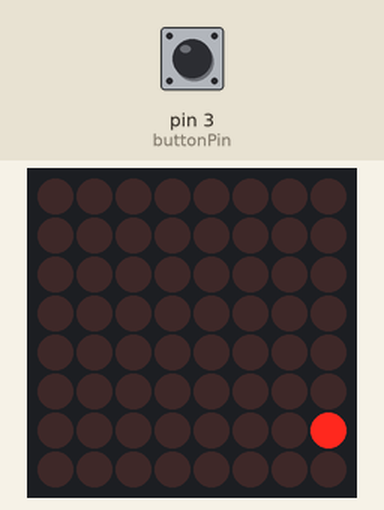
This sketch was run on a simulated Arduino Uno, built with avr-gcc and run on an emulated ATmega328P. On the bench: 8×8 LED matrix. The inputs (shaded band) are chosen by the test bench; at power-on: pin 3 (buttonPin) LOW. Random numbers use the default seed unless the sketch sets one.

Above: at 1.2 s.
1.3 s: pin 3 (buttonPin) pulled HIGH for 1 s
At 2.28 s:
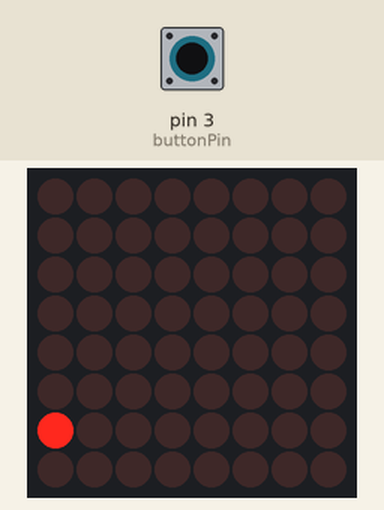
3.8 s: pin 3 (buttonPin) pulled HIGH for 0.15 s
At 3.96 s:
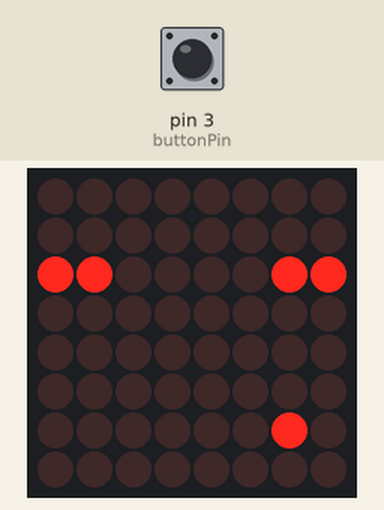
6.6 s: pin 3 (buttonPin) pulled HIGH for 3.2 s
At 9.7 s:
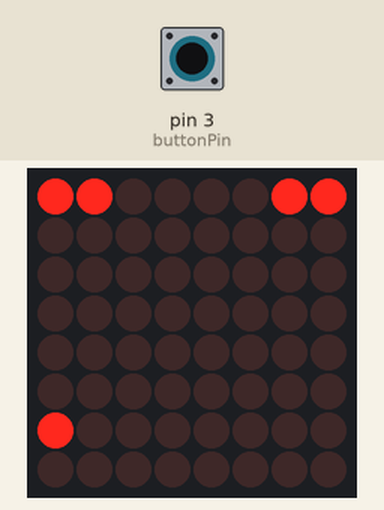
11.7 s: pin 3 (buttonPin) pulled HIGH for 0.15 s
At 11.87 s:
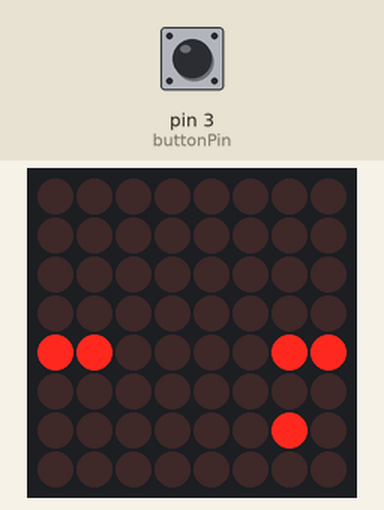
13.5 s: pin 3 (buttonPin) pulled HIGH for 3.2 s
At 16.0 s:
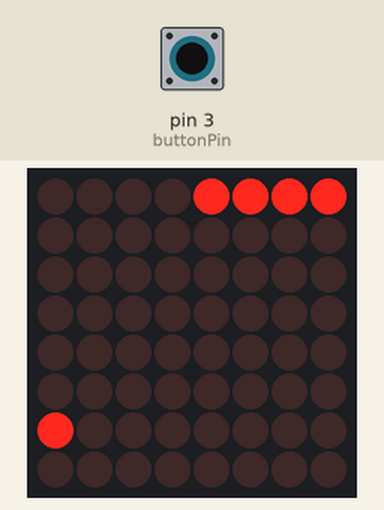
18.3 s: pin 3 (buttonPin) pulled HIGH for 1 s
At 23.4 s:
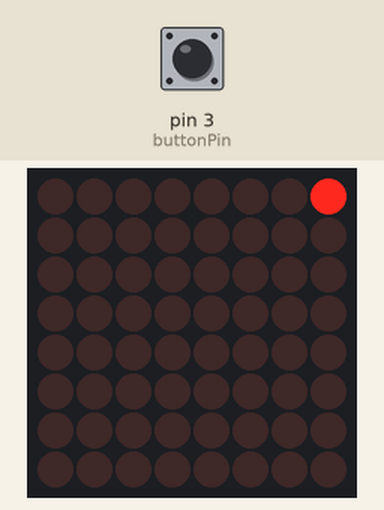

The sketch:

FlappyBird.ino
```cpp
#include "LedControl.h"
#include <arduino-timer.h>

int buttonState = 0;

int buttonPin = 3;
int rows = 8;

int DIN = 10;
int CS =  11;
int CLK = 12;

int randNum = 0;
int address = 0;
int counter = 0;
byte state[8] = {0x00, 0x00, 0x00, 0x00, 0x00, 0x00, 0x00, 0x00};
float birdPosition = 0;
float gravity = 0.1;

int score = 0;

boolean gameOver = false;

// The LED Matrix object
LedControl lc = LedControl(DIN,CLK,CS,1);
auto timer = timer_create_default();

void setup() {
  // Sets pins for button inputs
  pinMode(buttonPin, INPUT);
randomSeed(analogRead(0));
Serial.begin(9600);
 /*
   The MAX72XX is in power-saving mode on startup,
   we have to do a wakeup call
   */
  lc.shutdown(address,false);
  /* Set the brightness to a medium values */
  lc.setIntensity(address,8);
  /* and clear the display */
  lc.clearDisplay(address);

  timer.every(500, shiftScreen);
  timer.every(50, displayScreen);

}

byte generateBar(){
  randNum = random(0,6);
  byte newColumn = B00000000;

  for(int i = 0; i < rows; i++){
    newColumn = newColumn << 1;
    if(i < randNum || i > randNum + 3){
     newColumn++;

    }

  }
  return newColumn;
}
int count = 0;
void shiftScreen(){
   count = (count + 1)%5;
   for(int i = rows - 1; i > 0; i--){
    state[i] = state[i-1];
  }
  if(count == 0){
    state[0] = generateBar();
    score++;
  }
   else {
    state[0] = B00000000;
   }
}

void displayScreen(){
 if(!gameOver){
  for(int i = 0; i < rows; i++){
    lc.setRow(address, i, state[i]);
  }


  lc.setRow(address, 6,combinedRow(state[6], birdRow()));
}
  delay(100);
}

void setAll(byte input){
   for(int i = 0; i < 10; i++){
      lc.setRow(address, i, input);
   }
}

void restartGame(){
  timer.every(500, shiftScreen);
  timer.every(50, displayScreen);

  for(int i = 0; i < 8; i++){
    state[i] = 0x00;
  }
}

byte combinedRow(byte b1, byte b2){
  byte x = B00000000;
  for(int i = 7; i >= 0; i--){
    x = x << 1;
    if(bitRead(b1,i) == 1 && bitRead(b2,i) == 1){
      timer.cancel();
      gameOver = true;

      for(int i = 0; i < 10; i++){
        if(i % 2==0){
          setAll(0xFF);
        } else {
          setAll(0x00);
        }
        delay(150);
      }
      x = 0x00;

      displayScore(score);
      score = 0;
    }
    else if(bitRead(b1,i) == 1 || bitRead(b2,i) == 1){

      x = x + B00000001;
    }

  }
  return x;
}
void displayScore(int score){
  score -=2;
  int rowNum = score / 8;
  int rem = score % 8;

  setAll(0x00);

  for(int i = 0; i < rowNum; i++){
    lc.setRow(address, i, 0xFF);
  }

  byte x = 0x00;
  for(int i = 0; i < rem; i++){
    x = (x << 1) + 1;
  }

  lc.setRow(address,rowNum, x);
  delay(100);


}
byte birdRow(){
  if(birdPosition >=7) return B10000000;
  if(birdPosition <=0) return B00000001;

  return B00000001 << (int)birdPosition;
}

void updateBirdPosition(){
  if(buttonState == LOW){

    if(birdPosition <= 0){
     birdPosition = 0;

    }else {
      birdPosition -= (6*gravity);
    }

  } else{
    if(birdPosition > 7){
      birdPosition = 7;
    } else {
     birdPosition += 9*gravity;
    }
  }
}

void loop() {
  // put your main code here, to run repeatedly:

  buttonState = digitalRead(buttonPin);
  if(!gameOver){
    updateBirdPosition();
    timer.tick();

  } else {
    if(buttonState == HIGH){
      restartGame();
      gameOver = false;
    }
  }


}
```

Measured:
- what the display in image 5 shows lasts 0.5 s, from 15.7 s to 16.2 s
